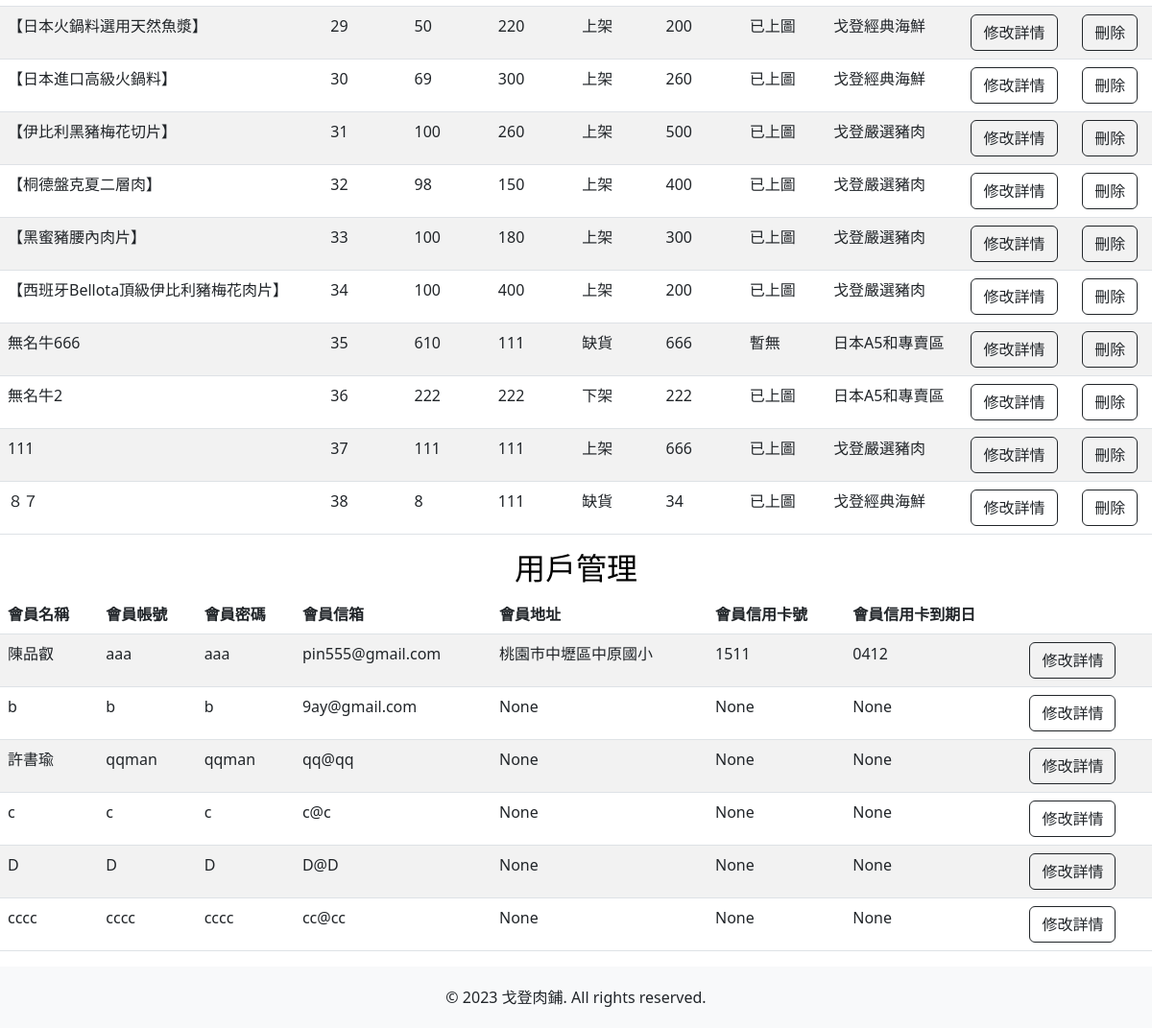
The page /dashboard/ (lower part) on the database as committed earlier.
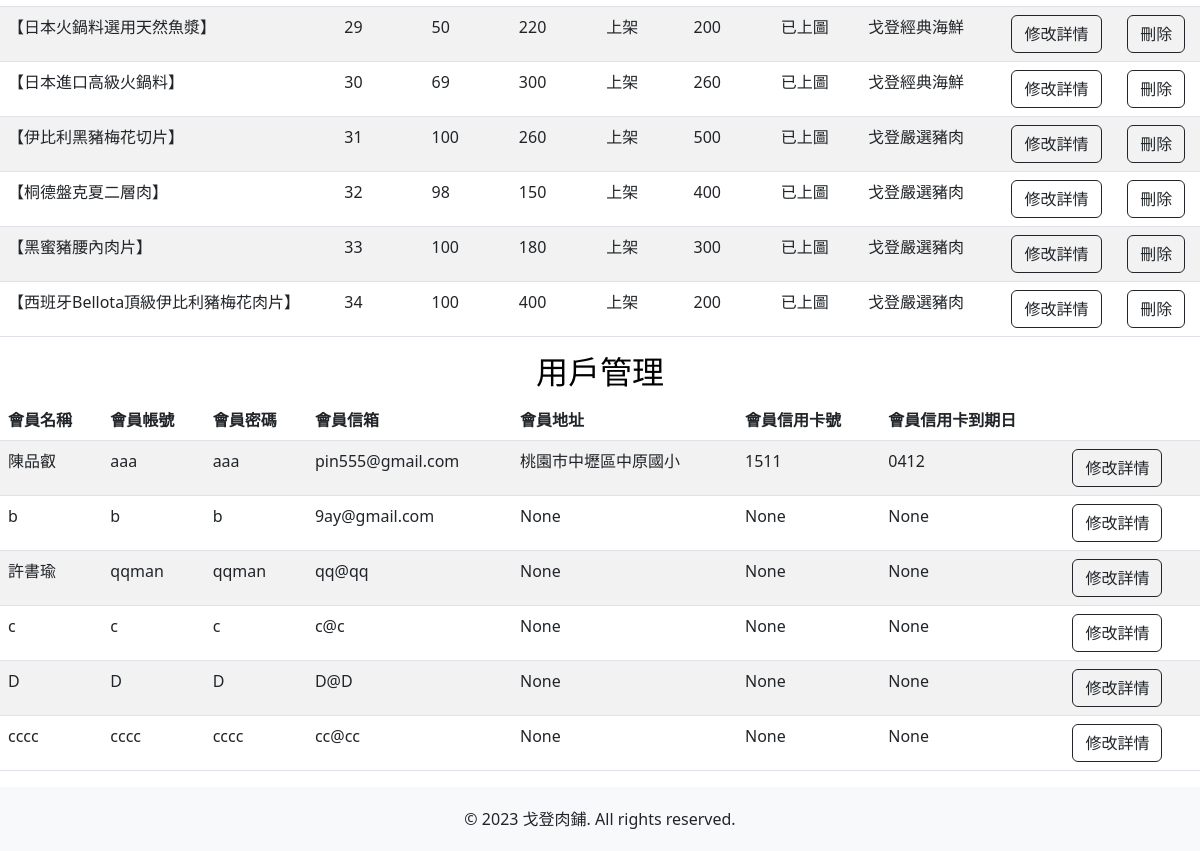
The same page on the database as committed later.
### mywebsite/models.py (models this page shows)
class product(models.Model):
    PRODUCT_STATUS_CHOICES = [
        ('IN_STOCK', '上架'),
        ('OUT_OF_STOCK', '下架'),
        ('UNAVAILABLE', '缺貨'),
    ]
    PID = models.AutoField('產品編號', primary_key=True)
    PPrice = models.IntegerField('產品價錢')
    PName = models.CharField('產品名稱', max_length=100)
    PDetail = models.CharField('產品內容', max_length=10000)
    Pspec = models.IntegerField('產品規格',default=0)
    Pnum = models.IntegerField('產品數量',default=0)
    PStatus = models.CharField('產品狀態', max_length=13, choices=PRODUCT_STATUS_CHOICES, default='IN_STOCK')
    PPhoto = models.ImageField('產品圖片', upload_to='product_images/', blank=True, null=True)
    PCategory = models.CharField('產品分類', max_length=20) #也可以用選項

class member(models.Model):
    MID = models.AutoField('會員編號', primary_key=True)
    MName = models.CharField('會員姓名', max_length=20, null=False)
    MPhone = models.CharField('會員電話', max_length=50, null=False)
    MPW = models.CharField('會員密碼', max_length=20, null=False)
    MAccount = models.CharField('會員帳號', max_length=50, null=False)
    MEmail = models.CharField('會員信箱', max_length=100, null=False)
    MAddr = models.CharField('會員地址', max_length=100, null=True)
    MVISA = models.CharField('會員信用卡號', max_length=100, null=True)
    MCK = models.CharField('信用卡到期日', max_length=100, null=True)

### mywebsite/views.py (the view)
# urls.py: path('dashboard/', views.dashboard_view),
def dashboard_view(request):
    d = product.objects.all()
    mem = member.objects.all()
    return render(request, 'dashboard.html', locals())

### templates/dashboard.html (shortened to what this page needs)
<!DOCTYPE html>
<html>
  <head>
    <link href="https://cdn.jsdelivr.net/npm/bootstrap@5.3.0-alpha3/dist/css/bootstrap.min.css" rel="stylesheet">
    {% load static %}
    <link href="{% static 'css/styles.css'%}" rel="stylesheet" />
    <link rel="stylesheet" href="https://use.fontawesome.com/releases/v5.6.3/css/all.css"
>
</head>
<body id="page-top">
      <div class="test">
        <div class="table-responsive">
          <table class="table table-striped table-hover table-custom">
            <tbody>
              {% for detail in d %}
              <tr>
                <form action="/edit_view/" method="POST">
                  <td>{{ detail.PName }}</td>
                  <td>{{ detail.PID }}</td>
                  <td>{{ detail.Pnum }}</td>
                  <td>{{ detail.PPrice }}</td>
                  <td>
                    {% if detail.PStatus == 'IN_STOCK' %}
                      <span class="category">上架</span>
                    {% elif detail.PStatus == 'OUT_OF_STOCK' %}
                      <span class="category">下架</span>
                    {% elif detail.PStatus == 'UNAVAILABLE' %}
                      <span class="category special-cell">缺貨</span>
                    {% endif %}
                  </td>
                  <td>{{ detail.Pspec }}</td>
                  <td>
                    {% if detail.PPhoto %}
                    已上圖
                    {% else %}
                    暫無
                    {% endif %}
                  </td>
                  <td>
                    {% if detail.PCategory == 'beef' %}
                      <span class="category">日本A5和專賣區</span>
                    {% elif detail.PCategory == 'pork' %}
                      <span class="category">戈登嚴選豬肉</span>
                    {% elif detail.PCategory == 'seafood' %}
                      <span class="category">戈登經典海鮮</span>
                    {% endif %}
                  </td>
                  <td>
                    <button type="submit" class="btn btn-outline-dark">修改詳情</button>
                  </td>
                </form>
                  <td>
                    <form action="/dedelete/" method="POST">{% csrf_token %}
                      <button type="submit" class="btn btn-outline-dark">刪除</button>
                    </form>
                  </td>
              </tr>
              {% endfor %}
            </tbody>
          </table>
        </div>
      </div>
      <div id="member">
        <div class="color-block h2-with-border">
          <h2 class="tit rounded">用戶管理</h2>
        </div>
        <div class="table-responsive">
          <table class="table table-striped table-hover table-custom">
            <thead class="thead-dark">
              <tr class="hover-bg">
                <th>會員名稱</th>
                <th>會員帳號</th>
                <th>會員密碼</th>
                <th>會員信箱</th>
                <th>會員地址</th>
                <th>會員信用卡號</th>
                <th>會員信用卡到期日</th>
                <th></th>
              </tr>
            </thead>
            <tbody>
              {% for m in mem %}
              <tr>
                <form action="/m_e_view/" method="POST">
                  <td>{{ m.MName }}</td>
                  <td>{{ m.MAccount }}</td>
                  <td>{{ m.MPW }}</td>
                  <td>{{ m.MEmail }}</td>
                  <td>{{ m.MAddr }}</td>
                  <td>{{ m.MVISA }}</td>
                  <td>{{ m.MCK }}</td>
                  <td>
                    <input type="submit" value="修改詳情" class="btn btn-outline-dark">
                  </td>
                </form>
              </tr>
              {% endfor %}
            </tbody>
          </table>
        </div>
      </div>
    <footer class="footer">
      <div class="container">
        <span>© 2023 戈登肉鋪. All rights reserved.</span>
      </div>
    </footer>
</body>
</html>

Rows that differ between the two databases and show on the page:
removed product: PName "無名牛666", PID "35", Pnum "610", PPrice "111", PStatus "缺貨", Pspec "666", PPhoto "暫無", PCategory "日本A5和專賣區"
removed product: PName "無名牛2", PID "36", Pnum "222", PPrice "222", PStatus "下架", Pspec "222", shows "已上圖", PCategory "日本A5和專賣區"
removed product: PName "111", PID "37", Pnum "111", PPrice "111", PStatus "上架", Pspec "666", shows "已上圖", PCategory "戈登嚴選豬肉"
removed product: PName "８７", PID "38", Pnum "8", PPrice "111", PStatus "缺貨", Pspec "34", shows "已上圖", PCategory "戈登經典海鮮"
